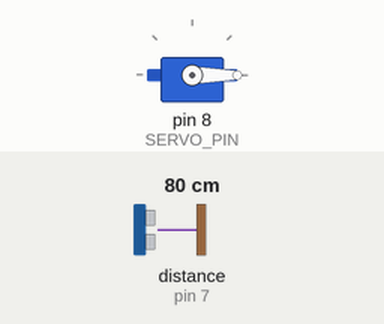
Recording of a sketch running on a simulated Arduino Uno, built with avr-gcc and run on an emulated ATmega328P. On the bench: servo. Wiring (inferred from the names in the program): ultrasonic range finder: trigger pin 6; echo pin 7. Inputs (shaded band) come from the test bench; at power-on: distance to the obstacle (sensor on pin 7) 80 cm. The echo pulse lasts 58.3 µs per cm.

Above: at 1.2 s.
1.3 s: distance to the obstacle (sensor on pin 7) set to 2 cm
At 1.7 s:
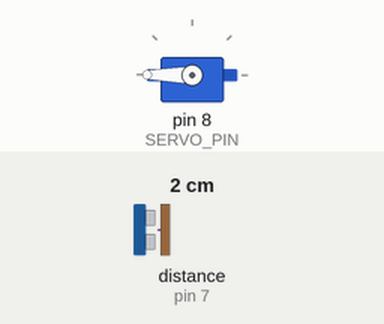
Timing chart, 0 to 4.3 s (numbered marks = the images above; inputs shaded):
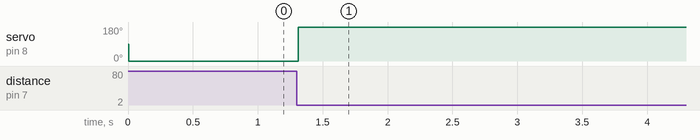

Measured:
- after the input at 1.3 s, servo on pin 8 (SERVO_PIN): 0° → 180° at once

The sketch:

servo_sensor_demo.ino
```cpp
#include <Servo.h>

#define TRIG_PIN 6
#define ECHO_PIN 7
//#define LED_PIN 4
#define SERVO_PIN 8
#define MIN_DIST 2
#define MAX_DIST 20
#define DELAY 10

long duration;
int distance;
boolean sweep;

Servo servo;

void setup() {
  Serial.begin(9600);

  pinMode(TRIG_PIN, OUTPUT); // Sets the trigPin as an Output
  pinMode(ECHO_PIN, INPUT); // Sets the echoPin as an Input

  servo.attach(SERVO_PIN);
}

void loop() {
  digitalWrite(TRIG_PIN, LOW);
  delayMicroseconds(2);

  // Sets the trigPin on HIGH state for 10 micro seconds
  digitalWrite(TRIG_PIN, HIGH);
  delayMicroseconds(10);
  digitalWrite(TRIG_PIN, LOW);

  // Reads the echoPin, returns the sound wave travel time in microseconds
  duration = pulseIn(ECHO_PIN, HIGH);
  // Calculating the distance
  distance= duration*0.034/2;
  // Prints the distance on the Serial Monitor

  if (distance < 5){
    sweep = true;
  } else {
    sweep = false;
    servo.write(0);
  }

  if (sweep){
      servo.write(0);
      delay(DELAY);
      servo.write(180);
      delay(DELAY);
  }
}
```
